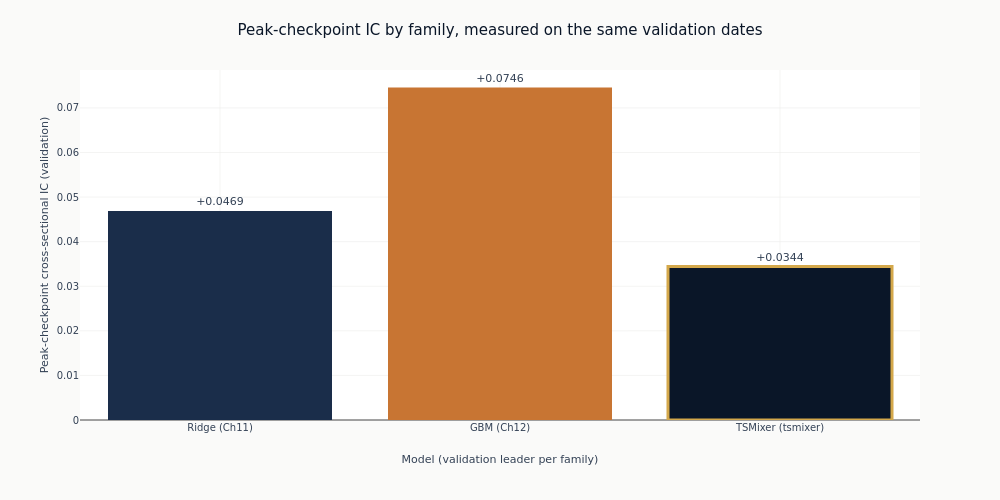

Notebook cell for this chart:
### Markdown cell above
## 7. Against the flat-feature baselines

The peak checkpoint against the linear and gradient-boosting leaders. This is the comparison the
notebook exists to make: whether reading the history as a sequence adds anything over handing
the same history to a model as columns.

Each family's stored IC is computed over its own sample, and those samples are not the same:
sequence eligibility drops the warm-up rows a flat model keeps, so a shared date can carry a
different cross-section in each. Matching date counts would not settle it. The three prediction
sets are therefore intersected on their exact `(symbol, timestamp)` keys and the daily rank IC
is recomputed on the rows all three share - a smaller sample than any family's own, and the
only one on which they are a single comparison.

### Code cell
_missing = [name for name, phash in baseline_hashes.items() if not phash]
if _missing:
    raise RuntimeError(
        f"no prediction_hash registered for {_missing}, so their rows cannot be intersected "
        "with this notebook's; re-run the stage that published them"
    )

_frames = {
    name: load_predictions(CASE_STUDY_ID, prediction_hash=phash)
    for name, phash in baseline_hashes.items()
}
_frames[f"TSMixer ({CONFIG_NAME})"] = load_predictions(CASE_STUDY_ID, prediction_hash=PEAK_PHASH)
_empty = [name for name, frame in _frames.items() if frame.is_empty()]
if _empty:
    raise RuntimeError(f"no prediction rows on disk for {_empty}; the comparison cannot be made")

COMMON_IC, COMMON_DAYS, COMMON_ROWS = common_sample_daily_ic(_frames)
if not COMMON_IC:
    raise RuntimeError(
        "the three prediction sets share no (symbol, timestamp) rows, so there is no sample "
        "on which they can be compared"
    )
print(f"Common sample: {COMMON_ROWS:,} rows on {COMMON_DAYS:,} dates")
for _name, _ic in COMMON_IC.items():
    print(f"  {_name}: IC={_ic:+.4f} on the shared rows")

_labels = ["Ridge (Ch11)", "GBM (Ch12)", f"TSMixer ({CONFIG_NAME})"]
_vals = [COMMON_IC[name] for name in _labels]
fig_cmp = go.Figure(
    go.Bar(
        x=_labels,
        y=_vals,
        marker=dict(
            color=[COLORS["slate"], COLORS["copper"], COLORS["blue"]],
            line=dict(color=COLORS["amber"], width=[0, 0, 3]),
        ),
        text=[f"{value:+.4f}" for value in _vals],
        textposition="outside",
        cliponaxis=False,
        showlegend=False,
    )
)
fig_cmp.update_layout(
    title="Peak-checkpoint IC by family, measured on the same validation dates",
    height=500,
    width=1000,
    margin=dict(t=70),
    title_font=dict(size=15),
)
fig_cmp.update_xaxes(title_text="Model (validation leader per family)")
fig_cmp.update_yaxes(title_text="Peak-checkpoint cross-sectional IC (validation)")
fig_cmp.show()

### Figure 1 — Plotly figure (JSON) as saved in the notebook; plotly's stock layout.template omitted (floating-point values rounded to 4 significant figures)
{"data": [{"cliponaxis": false, "marker": {"color": ["#1a2d4a", "#C87533", "#0a1628"], "line": {"color": "#D4A84B", "width": [0, 0, 3]}}, "showlegend": false, "text": ["+0.0469", "+0.0746", "+0.0344"], "textposition": "outside", "type": "bar", "x": ["Ridge (Ch11)", "GBM (Ch12)", "TSMixer (tsmixer)"], "y": [0.04689, 0.07458, 0.03443]}], "layout": {"height": 500, "margin": {"t": 70}, "title": {"font": {"size": 15}, "text": "Peak-checkpoint IC by family, measured on the same validation dates"}, "width": 1000, "xaxis": {"title": {"text": "Model (validation leader per family)"}}, "yaxis": {"title": {"text": "Peak-checkpoint cross-sectional IC (validation)"}}}}
